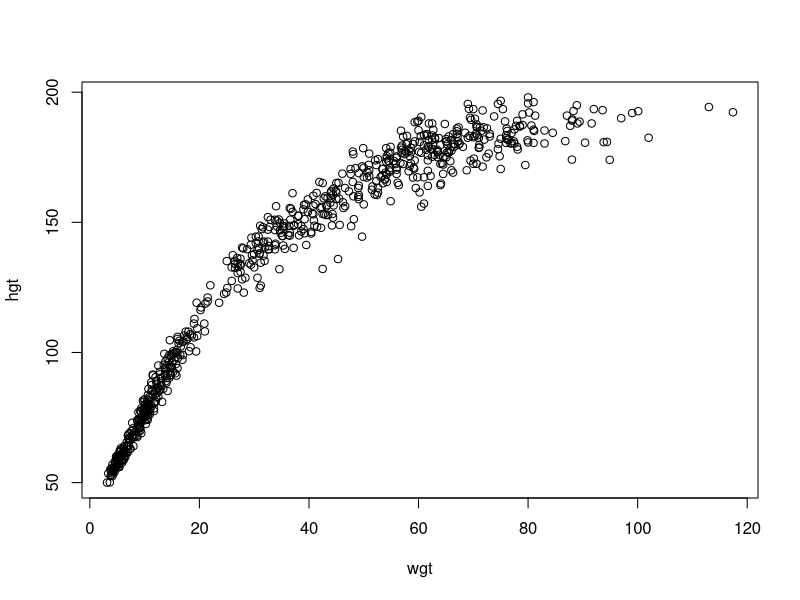
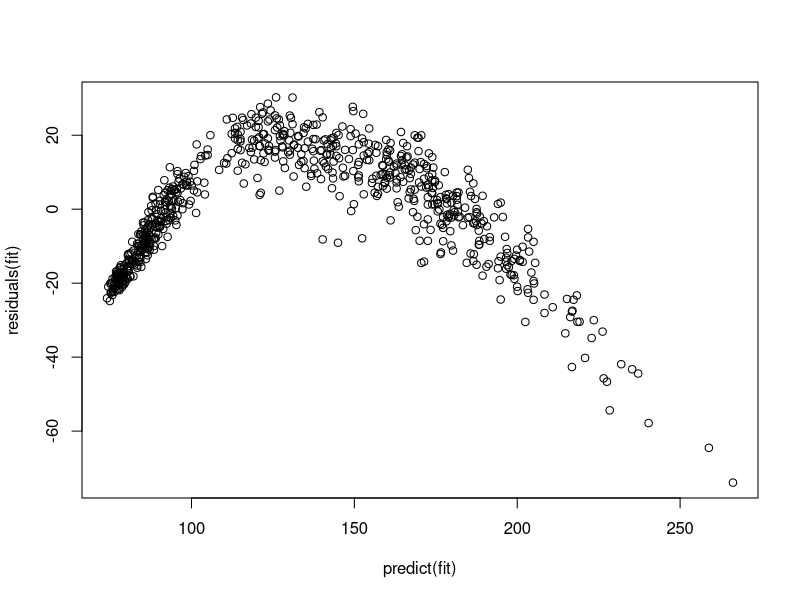

Source code (R) for these figures, in order:
## ---- chunk 1
knitr::opts_chunk$set(fig.width=5, fig.height=5, warning=FALSE, message=FALSE)
## ---- chunk 2
plot(hgt ~ wgt, data = mice::boys)
## ---- chunk 3
fit = lm(hgt ~ wgt, data = mice::boys, na.action = "na.exclude")
summary(fit)
## ---- chunk 4
plot(residuals(fit) ~ predict(fit))
## ---- chunk 5
fit = lm(hgt ~ wgt + age, data = mice::boys, na.action = "na.exclude")
summary(fit)
